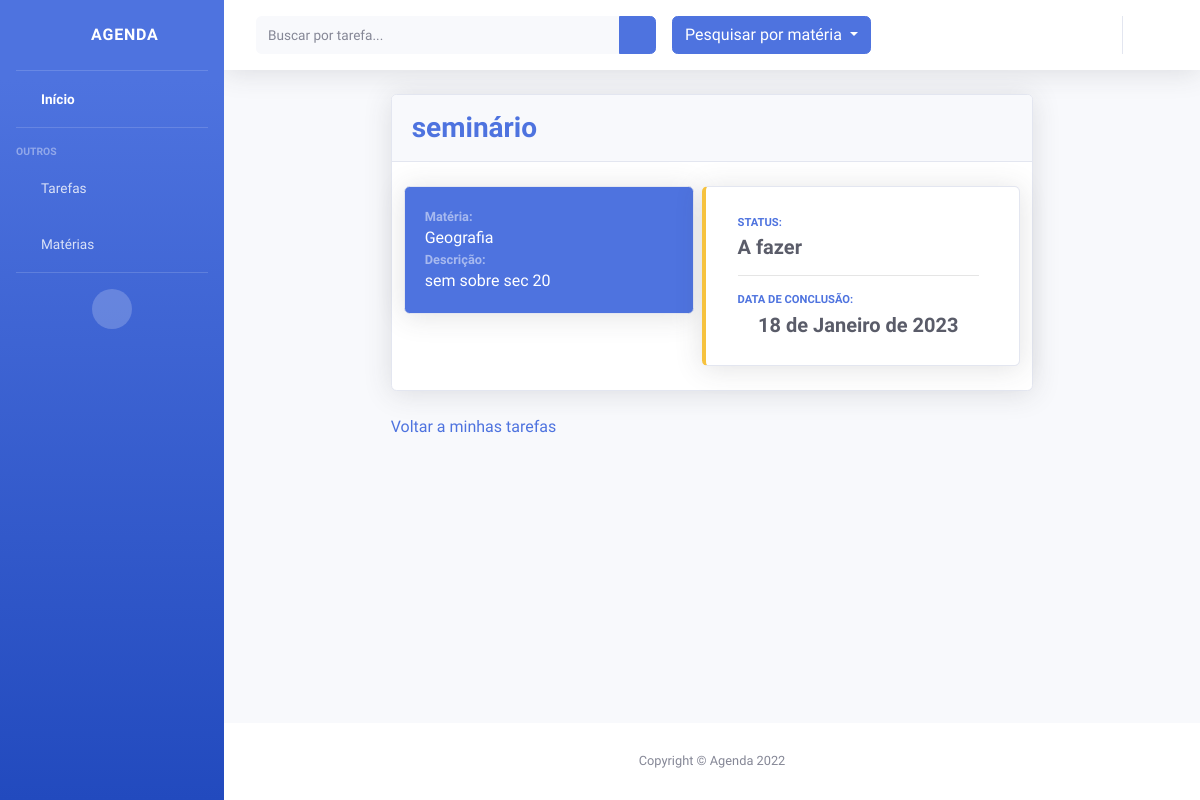
Screenshot of /detTarefa/3/ (signed in) with the database file from the repository.
### myapp/models.py (models this page shows, shortened)
class Tarefa(models.Model):
    status_choice = (
        ("AFA","A fazer"),
        ("AND","Em andamento"),
        ("FIN","Finalizada"),
    )
    codigo = models.AutoField(primary_key=True)
    usuario = models.ForeignKey(User, on_delete=models.CASCADE)
    nome = models.CharField(max_length=100)
    descricao = models.TextField(max_length=280)
    dataConclusao = models.DateField(null=True, blank=True)
    status = models.CharField(max_length=3, choices=status_choice)
    materia = models.ForeignKey(Materia, on_delete=models.CASCADE, null=True, blank=True)
    arquivo = models.FileField(upload_to="files", null=True, blank=True)

class Materia(models.Model):
    codigo = models.AutoField(primary_key=True)
    usuario = models.ForeignKey(User, on_delete=models.CASCADE)
    nome = models.CharField(max_length=50)
    horario = models.CharField(max_length=50)
    def __str__(self):
        return (self.nome)

### myapp/views.py (the view)
# urls.py: path('detTarefa/<int:id>/', detTarefa, name="url_detTarefa"),
def detTarefa(request, id):
    if permissao2(request, Tarefa.objects.get(pk = id)) == False:
        return redirect('/login')
    mate = Materia.objects.filter(usuario = request.user)
    tarefaid = Tarefa.objects.get(pk=id)
    pacote = {"tarefa": tarefaid, "materias": mate}
    return render(request, "detTarefa.html", pacote)

### myapp/views.py (called while the page is built)
def permissao2(request, obj):
    if request.user.is_authenticated:
        if obj.usuario == request.user:
            return True
    return False

### myapp/templates/detTarefa.html (shortened to what this page needs)
{% extends 'layouts/agenda.html' %}
{% load static %}
{% load crispy_forms_tags %}
{% block conteudo %}
<!DOCTYPE html>
<html>
<body>
    <div class="row justify-content-center">
        <div class="col-xl-8 col-lg-7">
            <div class="card shadow mb-4">
                <div class="card-header py-3 d-flex flex-row align-items-center justify-content-between">
                    <h3 class="m-0 font-weight-bold text-primary">{{ tarefa.nome }}</h3>
                    <div class="dropdown no-arrow">
                        <a class="dropdown-toggle" href="#" role="button" id="dropdownMenuLink"
                            data-toggle="dropdown" aria-haspopup="true" aria-expanded="false">
                            <i class="fas fa-ellipsis-v fa-sm fa-fw text-gray-400"></i>
                        </a>
                    </div>
                </div>
                <div class="card-body">
                    <div class="row">
                        <div class="w-50 m-1 p-0 col">
                            <div class="card bg-primary text-white shadow mb-2">
                                <div class="card-body">
                                    {% if tarefa.materia != None %}
                                    <div class="text-white-50 small"><b> Matéria: </b></div>
                                    {{ tarefa.materia }}
                                    {% endif %}
                                    <div class="text-white-50 small"><b> Descrição: </b></div>
                                    {{ tarefa.descricao }}
                                </div>
                            </div>
                        </div>
                        <div class="card border-left-warning shadow h-100 py-2 w-50 m-1 col">
                            <div class="card-body">
                                <div class="row no-gutters align-items-center">
                                    <div class="col mr-2">
                                        <div class="text-xs font-weight-bold text-primary text-uppercase mb-1">Status: </div>
                                        <div class="h5 mb-0 font-weight-bold text-gray-800">{%if tarefa.status == 'AFA' %}A fazer{% elif tarefa.status == 'AND' %}Em andamento{% elif tarefa.status == 'FIN' %}Finalizada{% endif %}</div>
                                        <hr>
                                        <div class="text-xs font-weight-bold text-primary text-uppercase mb-1">Data de Conclusão: </div>
                                        <div class="h5 mb-0 font-weight-bold text-gray-800"><i class="fas fa-calendar"></i>&nbsp;{{ tarefa.dataConclusao }}</div>
                                    </div>
                                </div>
                            </div>
                        </div>
                    </div>
                </div>
            </div>
            <a href="{% url 'url_inicio' %}"> Voltar a minhas tarefas </a>
        </div>
    </div>
</body>
</html>
{% endblock %}

### rows the page displays
Tarefa: nome "seminário", materia "Geografia", descricao "sem sobre sec 20", dataConclusao "18 de Janeiro de 2023"
